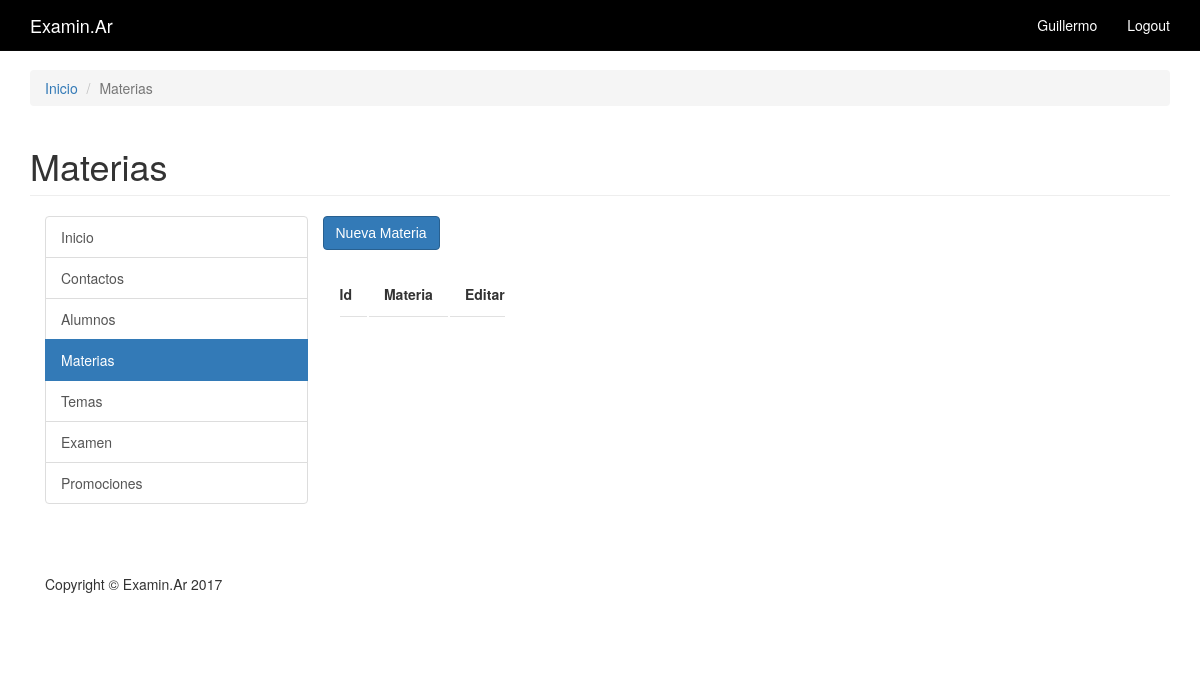
Page /private/Examen_Contenido/materias.php (signed in) on the earlier database version.
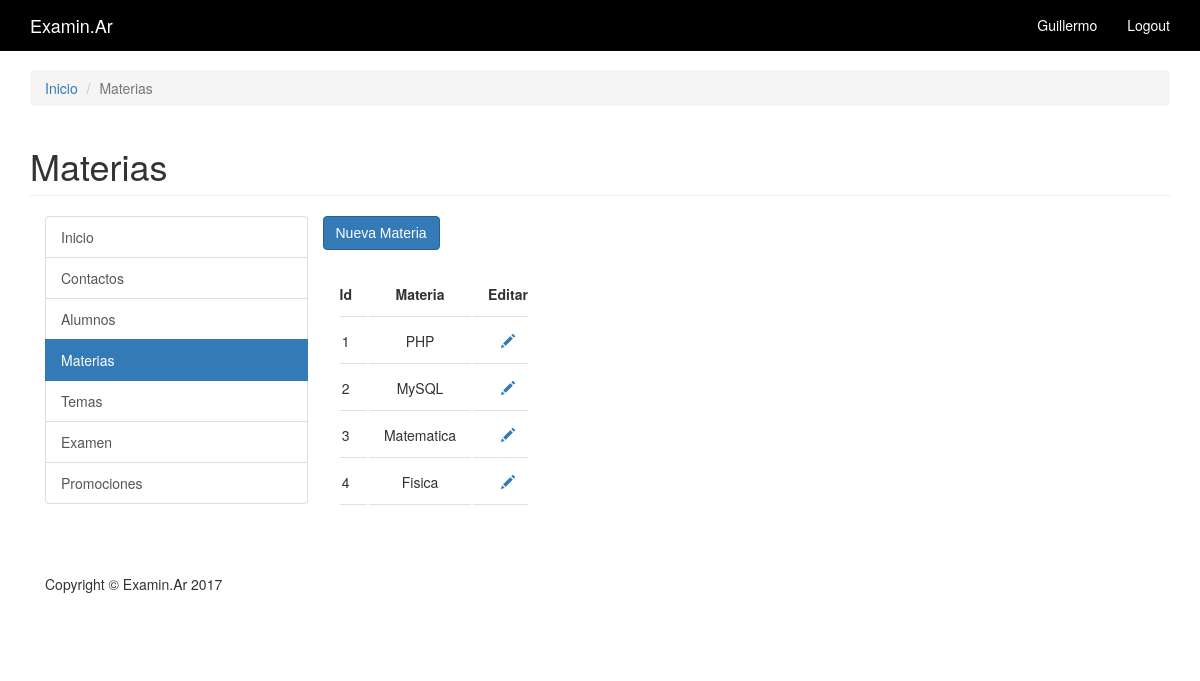
Same page on the later database version.
### tables this page shows
CREATE TABLE `materias` (
  `mat_id` int(4) NOT NULL,
  `mat_nombre` varchar(50) NOT NULL
);

### private/Functions/query_functions.php (called while the page is built, shortened)
<?php
function materias(){
      global $db;
      $sql ='SELECT * FROM materias';
      $result= mysqli_query($db, $sql);
      return ($result);
    }
 ?>

### private/Functions/functions.php (called while the page is built, shortened)
<?php
function h($string="") {
  return htmlspecialchars($string);
}
?>

### private/Examen_Contenido/materias.php (the view, shortened to what this page needs)
<?php include(SHARED_PATH.'/private_header.php'); ?>
<?php include(SHARED_PATH.'/private_navigation.php'); ?>
<?php include(SHARED_PATH.'/private_sidebar.php'); ?>
<?php $materias = materias(); ?>
	<form action="../Examen_Contenido/nueva_materia.php" method="post">
	<input type="submit" value="Nueva Materia" class="btn btn-primary"><br><br>
		<div class="col-md-9">
		<table class="display" id="mitabla">
			<thead><tr>
				<th>Id</th>
				<th>Materia</th>
				<th>Editar</th>
				</tr>
			</thead>
			<tbody><?php while($materia = mysqli_fetch_assoc($materias)){ ?><tr>
				<td><?php echo h($materia['mat_id']); ?></td>
				<td><?php echo h($materia['mat_nombre']); ?></td>
				<td><a href="<?php echo '../Examen_Contenido/editar_materia.php?id='.$materia['mat_id'];?>" title="Editar"><span class="glyphicon glyphicon-pencil"></span></a></td>
				</tr>
				<?php }; ?>
			</tbody>
		</table>
		</div>
	</form>
</div>
<?php include(SHARED_PATH.'/private_footer.php'); ?>

Differences in the rows shown:
added materias: mat_id "1", mat_nombre "PHP"
added materias: mat_id "2", mat_nombre "MySQL"
added materias: mat_id "3", mat_nombre "Matematica"
added materias: mat_id "4", mat_nombre "Fisica"
